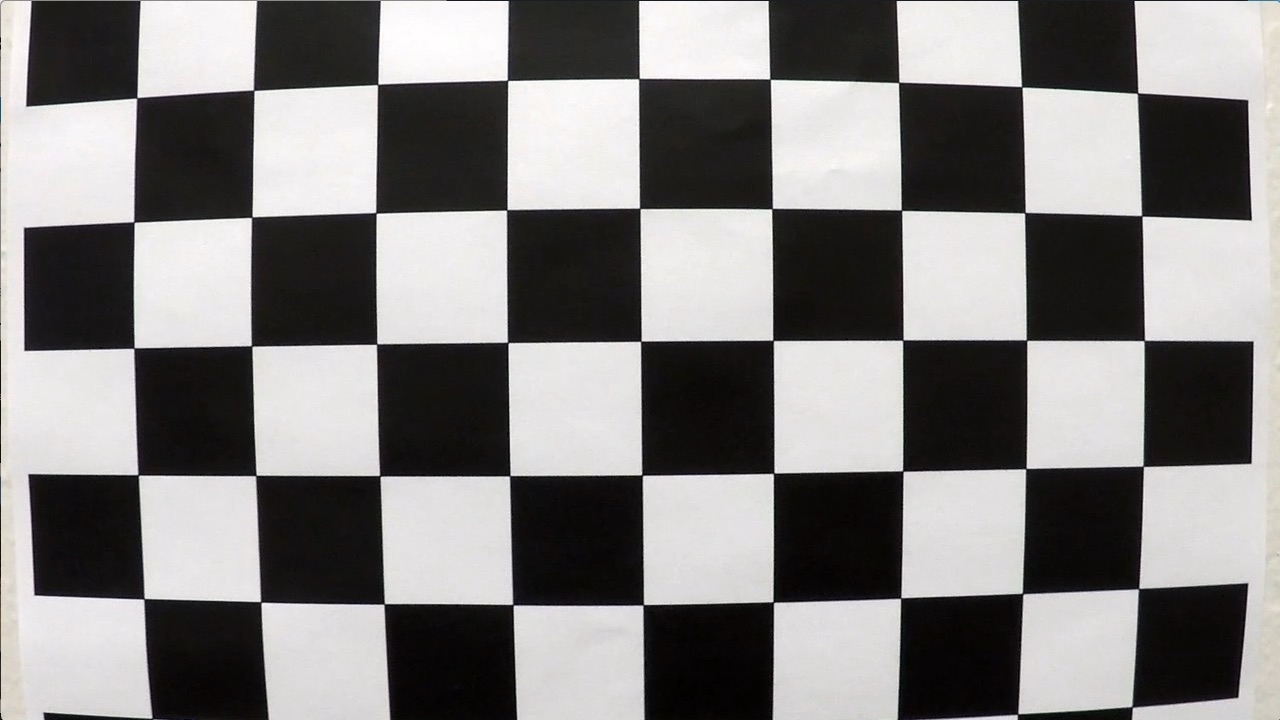
#> input picture P4-submission/camera_cal/calibration1.jpg, 1280 x 720 px; its folder holds 5 pictures in this run; the run also reads 1 picture not shown here
$ jupyter execute --allow-errors Advanced_Lane_Finding.ipynb   (shell and % lines are left out)   (Python 2 division)   (older library calls are emulated)
#> lines starting #> are read from the running program, lines starting #| are printed output that depends on the picture; after the words box and inside, x2 and y2 are one past the last pixel; in counts of white or black regions, pixels touching at a corner belong together
## Advanced Lane Finding Project

The goals / steps of this project are the following:

* Compute the camera calibration matrix and distortion coefficients given a set of chessboard images.
* Apply a distortion correction to raw images.
* Use color transforms, gradients, etc., to create a thresholded binary image.
* Apply a perspective transform to rectify binary image ("birds-eye view").
* Detect lane pixels and fit to find the lane boundary.
* Determine the curvature of the lane and vehicle position with respect to center.
* Warp the detected lane boundaries back onto the original image.
* Output visual display of the lane boundaries and numerical estimation of lane curvature and vehicle position.

## Camera calibration using chessboard images

[cell 1]
import numpy as np
import cv2
import glob
import matplotlib.pyplot as plt
import matplotlib.image as mpimg

[cell 2]
# prepare object points, like (0,0,0), (1,0,0), (2,0,0) ....,(6,5,0)
objp = np.zeros((6*9,3), np.float32)
objp[:,:2] = np.mgrid[0:9,0:6].T.reshape(-1,2)

# Arrays to store object points and image points from all the images.
objpoints = [] # 3d points in real world space
imgpoints = [] # 2d points in image plane.

# Make a list of calibration images
images = glob.glob('camera_cal/calibration*.jpg')

# Step through the list and search for chessboard corners
for fname in images:
    img = mpimg.imread(fname)
#> img is the input picture: shape (720, 1280, 3); mean R, G, B 130.1, 128.4, 127.8
    gray = cv2.cvtColor(img,cv2.COLOR_BGR2GRAY)

    # Find the chessboard corners
    ret, corners = cv2.findChessboardCorners(gray, (9,6),None)
#> ret = False; corners = None

    # If found, add object points, image points
    if ret == True:
        objpoints.append(objp)
        imgpoints.append(corners)

#> (the rest of this cell did not finish here and is left out)

[cell 3]
def calibrate_camera(images_dir, nx, ny):
    # prepare object points, like (0,0,0), (1,0,0), (2,0,0) ....,(6,5,0)
#> called with images_dir = 'camera_cal/calibration*.jpg', nx = 9, ny = 6
    objp = np.zeros((ny*nx,3), np.float32)
#> objp = 54 rows, first 8: [0, 0, 0], [0, 0, 0], [0, 0, 0], [0, 0, 0], [0, 0, 0], [0, 0, 0], [0, 0, 0], [0, 0, 0]
    objp[:,:2] = np.mgrid[0:nx,0:ny].T.reshape(-1,2)

    # Arrays to store object points and image points from all the images.
    objpoints = [] # 3d points in real world space
    imgpoints = [] # 2d points in image plane.

    # Make a list of calibration images
    images = glob.glob(images_dir)

    # Step through the list and search for chessboard corners
    for fname in images:
        img = mpimg.imread(fname)
        gray = cv2.cvtColor(img,cv2.COLOR_BGR2GRAY)

        # Find the chessboard corners
        ret, corners = cv2.findChessboardCorners(gray, (nx,ny),None)
#> ret = False; corners = None

        # If found, add object points, image points
        if ret == True:
            objpoints.append(objp)
            imgpoints.append(corners)

    ret, mtx, dist, rvecs, tvecs = cv2.calibrateCamera(objpoints, imgpoints, img.shape[1::-1], None, None)

    return ret, mtx, dist

ret, mtx, dist = calibrate_camera('camera_cal/calibration*.jpg', 9, 6)

## Apply a distortion correction to raw images

[cell 4]
# Read in an image
img = mpimg.imread('camera_cal/calibration3.jpg')
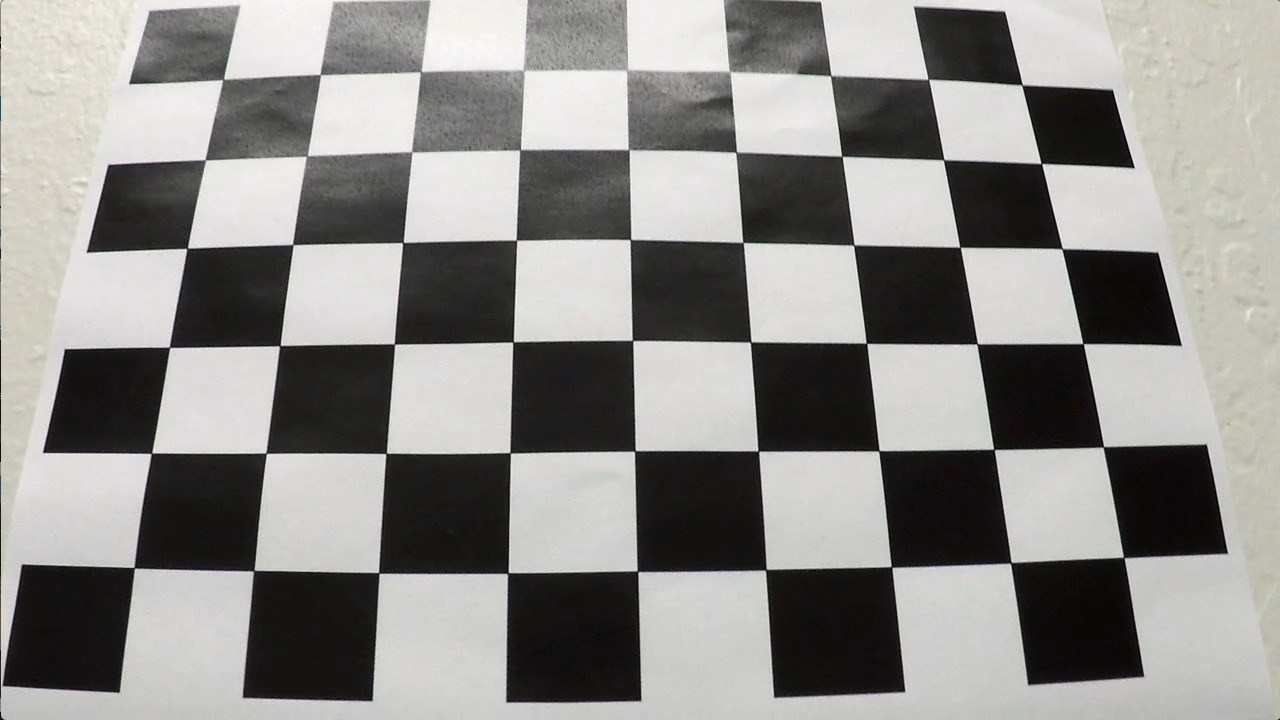
#> input picture P4-submission/camera_cal/calibration3.jpg, 1280 x 720 px
#> img is the input picture: shape (720, 1280, 3); mean R, G, B 141.8, 141, 138.1

# Write a function that takes an image, object points, and image points
# performs the camera calibration, image distortion correction and
# returns the undistorted image
def cal_undistort(img, mtx, dist):
    # Use cv2.undistort()
    undist = cv2.undistort(img, mtx, dist, None, mtx)
    return undist

undistorted = cal_undistort(img, mtx, dist)

f, (ax1, ax2) = plt.subplots(1, 2, figsize=(20, 9))
f.tight_layout()
ax1.imshow(img)
ax1.set_title('Original Image', fontsize=30)
ax2.imshow(undistorted)
ax2.set_title('Undistorted Image', fontsize=30)
plt.subplots_adjust(left=0., right=1, top=0.9, bottom=0.)

[cell 5]
# Read in an image
img = mpimg.imread('test_images/test4.jpg')
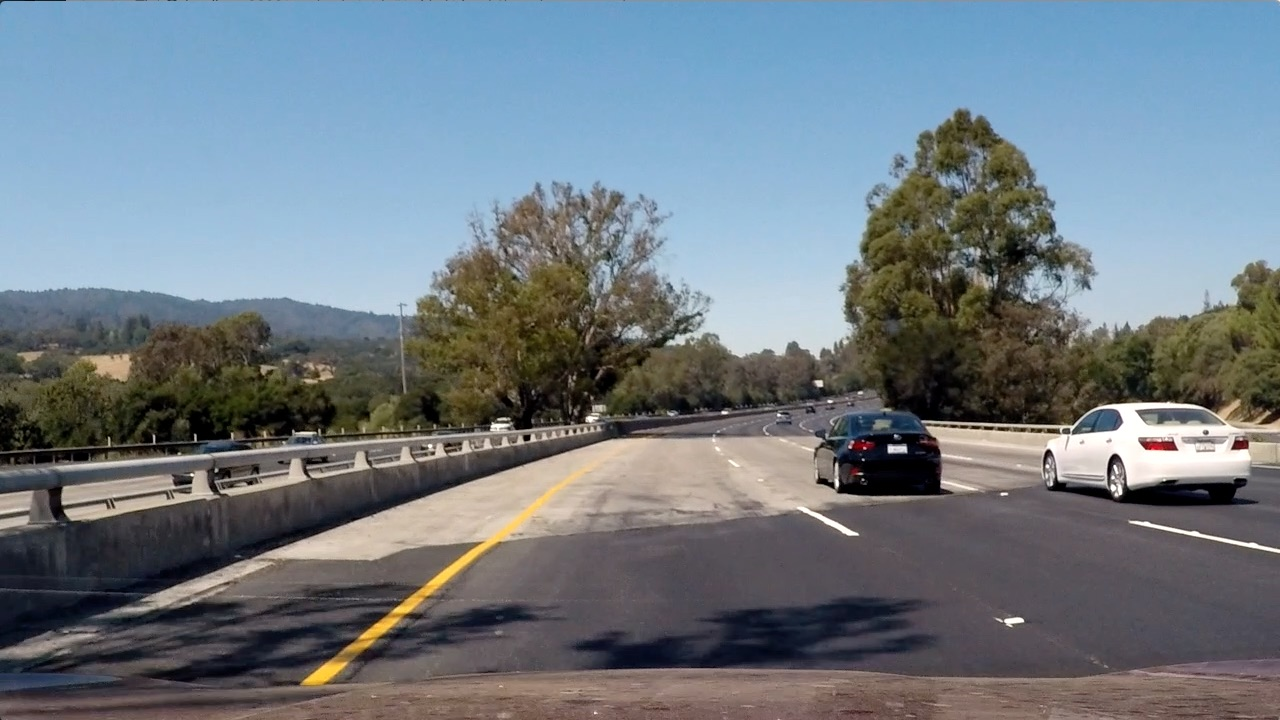
#> input picture P4-submission/test_images/test4.jpg, 1280 x 720 px
#> img is the input picture: shape (720, 1280, 3); mean R, G, B 112.2, 122.7, 130.9

undistorted = cal_undistort(img, mtx, dist)

f, (ax1, ax2) = plt.subplots(1, 2, figsize=(20, 9))
f.tight_layout()
ax1.imshow(img)
ax1.set_title('Original Image', fontsize=30)
ax2.imshow(undistorted)
ax2.set_title('Undistorted Image', fontsize=30)
plt.subplots_adjust(left=0., right=1, top=0.9, bottom=0.)

## Create a thresholded binary image

[cell 6]
# Define a function that takes an image, gradient orientation,
# and threshold min / max values.
def abs_sobel_thresh(img, sobel_kernel=3, orient='x', abs_thresh=(0,255)):
    # Convert to grayscale
#> called with sobel_kernel = 9, orient = 'x', abs_thresh = (20, 100)
    gray = cv2.cvtColor(img, cv2.COLOR_RGB2GRAY)
    # Apply x or y gradient with the OpenCV Sobel() function
    # and take the absolute value
    if orient == 'x':
        abs_sobel = np.absolute(cv2.Sobel(gray, cv2.CV_64F, 1, 0, ksize=sobel_kernel))
    if orient == 'y':
        abs_sobel = np.absolute(cv2.Sobel(gray, cv2.CV_64F, 0, 1, ksize=sobel_kernel))
    # Rescale back to 8 bit integer
    scaled_sobel = np.uint8(255*abs_sobel/np.max(abs_sobel))
    # Create a copy and apply the threshold
    binary_output = np.zeros_like(scaled_sobel)
    # Here I'm using inclusive (>=, <=) thresholds, but exclusive is ok too
    binary_output[(scaled_sobel >= abs_thresh[0]) & (scaled_sobel <= abs_thresh[1])] = 1

    # Return the result
    return binary_output

# Define a function to return the magnitude of the gradient
# for a given sobel kernel size and threshold values
def mag_thresh(img, sobel_kernel=3, _mag_thresh=(0, 255)):
    # Convert to grayscale
#> called with sobel_kernel = 9, _mag_thresh = (40, 200)
    gray = cv2.cvtColor(img, cv2.COLOR_RGB2GRAY)
    # Take both Sobel x and y gradients
    sobelx = cv2.Sobel(gray, cv2.CV_64F, 1, 0, ksize=sobel_kernel)
    sobely = cv2.Sobel(gray, cv2.CV_64F, 0, 1, ksize=sobel_kernel)
    # Calculate the gradient magnitude
    gradmag = np.sqrt(sobelx**2 + sobely**2)
    # Rescale to 8 bit
    scale_factor = np.max(gradmag)/255
#> scale_factor = 7437.8
    gradmag = (gradmag/scale_factor).astype(np.uint8)
    # Create a binary image of ones where threshold is met, zeros otherwise
    binary_output = np.zeros_like(gradmag)
    binary_output[(gradmag >= _mag_thresh[0]) & (gradmag <= _mag_thresh[1])] = 1

    # Return the binary image
    return binary_output

# Define a function to threshold an image for a given range and Sobel kernel
def dir_threshold(img, sobel_kernel=3, dir_thresh=(0, np.pi/2)):
    # Grayscale
#> called with sobel_kernel = 11, dir_thresh = (0.6, 1.1)
    gray = cv2.cvtColor(img, cv2.COLOR_RGB2GRAY)
    # Calculate the x and y gradients
    sobelx = cv2.Sobel(gray, cv2.CV_64F, 1, 0, ksize=sobel_kernel)
    sobely = cv2.Sobel(gray, cv2.CV_64F, 0, 1, ksize=sobel_kernel)
    # Take the absolute value of the gradient direction,
    # apply a threshold, and create a binary image result
    absgraddir = np.arctan2(np.absolute(sobely), np.absolute(sobelx))
    binary_output =  np.zeros_like(absgraddir)
    binary_output[(absgraddir >= dir_thresh[0]) & (absgraddir <= dir_thresh[1])] = 1

    # Return the binary image
    return binary_output

# Define a function that thresholds the S-channel of HLS
def hls_select(img, s_thresh=(0, 255)):
#> called with s_thresh = (175, 250)
    hls = cv2.cvtColor(img, cv2.COLOR_RGB2HLS)
#> hls: shape (720, 1280, 3); mean of channels 0, 1, 2 80.9, 121.7, 70.9
    s_channel = hls[:,:,2]
    binary_output = np.zeros_like(s_channel)
    binary_output[(s_channel > s_thresh[0]) & (s_channel <= s_thresh[1])] = 1
    return binary_output

[cell 7]
# Run the function
gradx_binary = abs_sobel_thresh(undistorted, sobel_kernel=9, orient='x', abs_thresh=(20,100))
grady_binary = abs_sobel_thresh(undistorted, sobel_kernel=9, orient='y', abs_thresh=(20,100))
mag_binary = mag_thresh(undistorted, sobel_kernel=9, _mag_thresh=(40, 200))
dir_binary = dir_threshold(undistorted, sobel_kernel=11, dir_thresh=(0.6, 1.1))
hls_binary = hls_select(undistorted, s_thresh=(175, 250))
#> hls_binary: shape (720, 1280); values 0 (black) and 1 (white), 0.91% white in thin lines or dots, all inside (x1, y1, x2, y2) = (0, 118, 1280, 701)
# Plot the result
f, axes = plt.subplots(3, 2, figsize=(20, 20))
# f.tight_layout()
axes[0,0].imshow(img)
axes[0,0].set_title('Original Image', fontsize=30)
axes[0,1].imshow(gradx_binary, cmap='gray')
axes[0,1].set_title('Thresholded Gradient x', fontsize=30)
axes[1,0].imshow(grady_binary, cmap='gray')
axes[1,0].set_title('Thresholded Gradient y', fontsize=30)
axes[1,1].imshow(mag_binary, cmap='gray')
axes[1,1].set_title('Thresholded Magnitude', fontsize=30)
axes[2,0].imshow(dir_binary, cmap='gray')
axes[2,0].set_title('Thresholded Grad. Dir.', fontsize=30)
axes[2,1].imshow(hls_binary, cmap='gray')
axes[2,1].set_title('Thresholded Color Space', fontsize=30)
plt.subplots_adjust(left=0., right=1, top=0.9, bottom=0.)

[cell 8]
def combined_thresholding(img, kernel_size=9, s_thresh=(170, 255), abs_thresh=(20, 100), _mag_thresh=(40, 200), dir_thresh=(0.7,1.1)):
    img = np.copy(img)
    gradx_binary = abs_sobel_thresh(img, sobel_kernel=kernel_size, orient='x', abs_thresh=abs_thresh)
    grady_binary = abs_sobel_thresh(img, sobel_kernel=kernel_size, orient='y', abs_thresh=abs_thresh)
    mag_binary = mag_thresh(img, sobel_kernel=kernel_size, _mag_thresh=_mag_thresh)
    dir_binary = dir_threshold(img, sobel_kernel=kernel_size, dir_thresh=dir_thresh)
    hls_binary = hls_select(img, s_thresh=s_thresh)

    combined = np.zeros_like(dir_binary)
    combined[(((gradx_binary == 1) & (grady_binary == 1)) | ((mag_binary == 1) & (dir_binary == 1)))| hls_binary ==1] = 1
    combined = combined.astype(np.uint8)
    return combined

[cell 9]
img = mpimg.imread('test_images/test2.jpg')
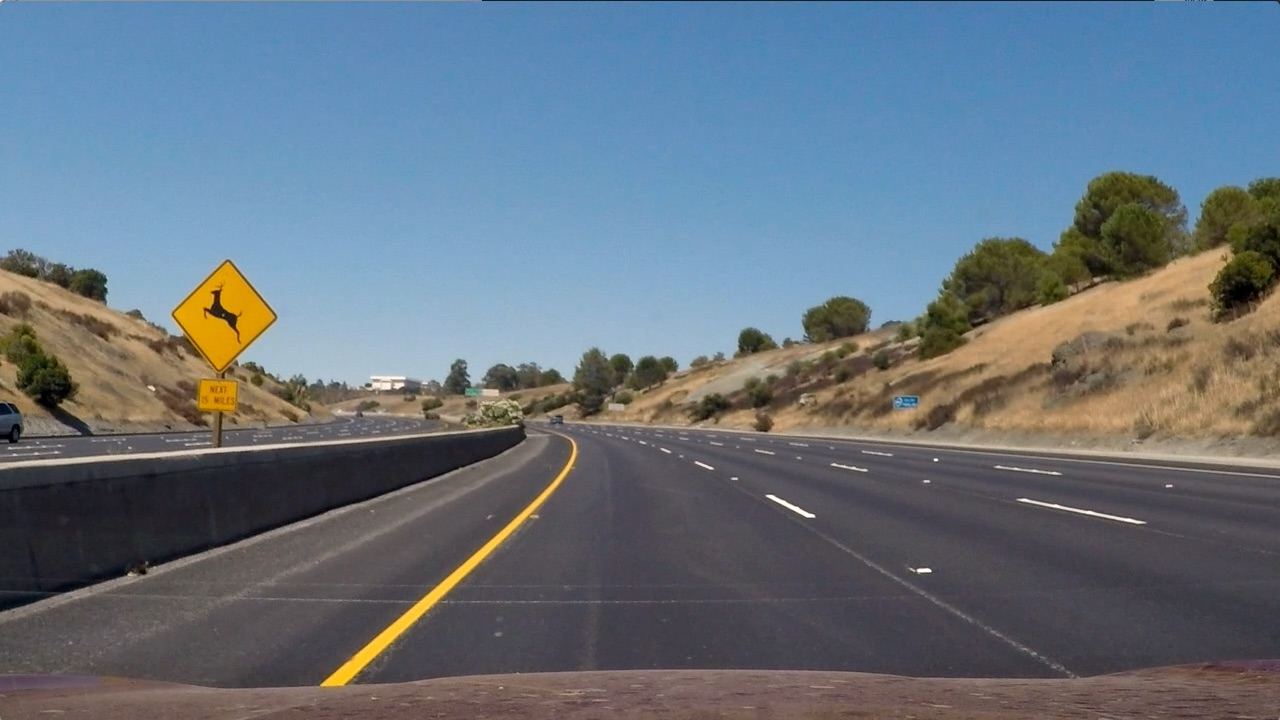
#> input picture P4-submission/test_images/test2.jpg, 1280 x 720 px
#> img is the input picture: shape (720, 1280, 3); mean R, G, B 102.8, 114.6, 125.5

undistorted = cal_undistort(img, mtx, dist)
combined = combined_thresholding(undistorted, kernel_size=7)
#> call 3 of abs_sobel_thresh, with sobel_kernel = 7, orient = 'x', abs_thresh = (20, 100)
#> in abs_sobel_thresh (call 3), `abs_sobel = np.absolute(cv2.Sobel(gray, cv2.CV_64F, 1, 0, ksize=sobel_..`:
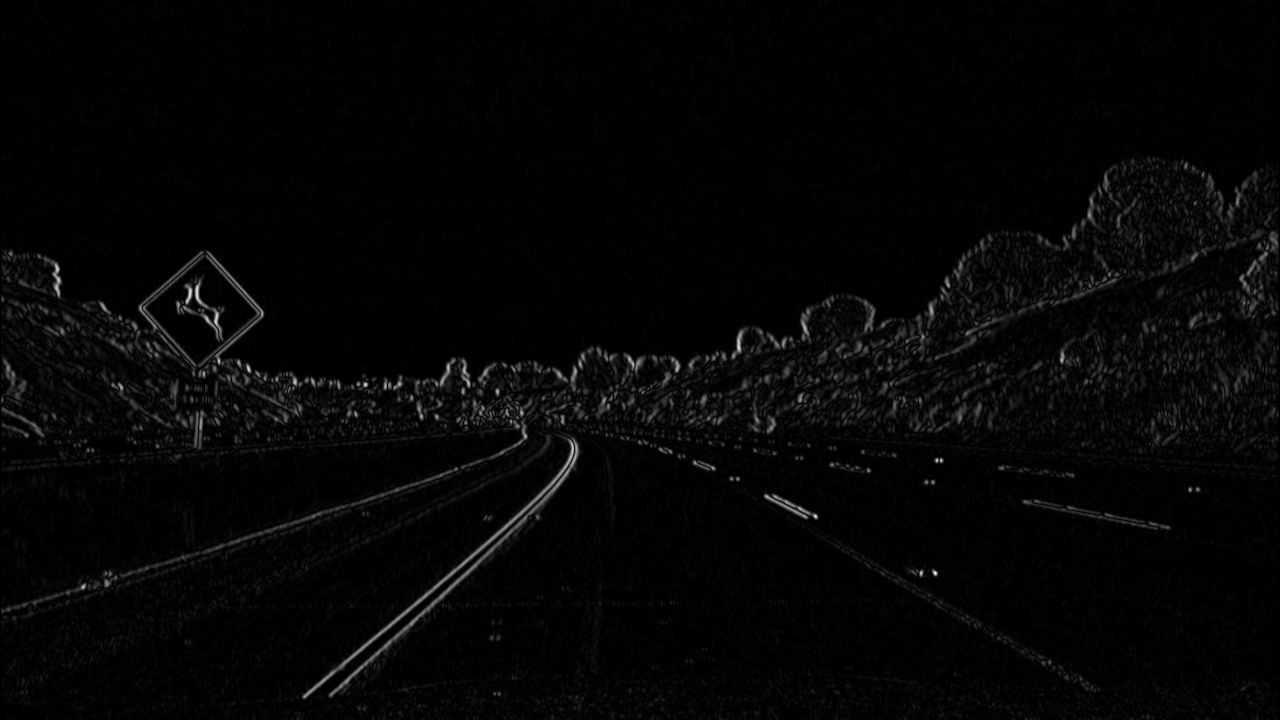
#> abs_sobel: shape (720, 1280) float64; min 0, max 83259, mean 1963.5; drawn with min black and max white
#> (the rest of the program and of its run is left out)
